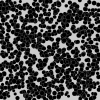
Frame 1 (no input)
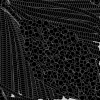
Frame 60 (the mouse pressed at the canvas centre just before this capture)
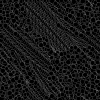
Frame 120 (the mouse held since frame 60 and released just before this capture)

The Processing sketch that drew these frames (run headless with seeded random() and noise(); from frame 60 on, the mouse is pressed at the canvas centre):

// Processing sketch: dotProduct_vector
// ── dotProduct_vector.pde
ArrayList<Mover> movers;

void setup() {
  size(100,100);
  movers = new ArrayList<Mover>();
  for(int i=0; i<1000; i++) {
    movers.add(new Mover()); 
  }
}

void draw() {
  //background(255);
  for(int i=0; i<movers.size(); i++) {
    Mover m1 = movers.get(i);
    m1.show();
    m1.move();
    for(int j=0; j<movers.size() && j!=i; j++) {
      Mover m2 = movers.get(j);
      m1.moveTogether(m2);
    }
  }

}

// ── mover.pde
class Mover {
 float randomV = 2;
 PVector loc;
 PVector A1 = new PVector(0,0);
 PVector A2 = new PVector(0,0);
 PVector V = new PVector(0,0);
 float sight = 30;
 float mass = random(3, 5);
 
 Mover() {
   loc = new PVector(random(width), random(height));
 }
 
 void show() {
   fill(0);
   circle(loc.x, loc.y, mass);
   noFill();
   strokeWeight(0.01);
   stroke(200);
   //circle(loc.x, loc.y, sight); 
 }
 
 void move() {
   A1.add(new PVector(random(-1*randomV,randomV), random(-1*randomV, randomV)));
   A1.add(A2);
   V.add(A1);
   A1.mult(0);
   V.limit(2);
   loc.add(V);
   
   if(loc.x>width) loc.x = 0;
   else if(loc.x<0) loc.x = width;
   else if(loc.y>height) loc.y = 0;
   else if(loc.y<0) loc.y = height;
 }
 
 void moveTogether(Mover m) {
   PVector movement = new PVector(m.loc.x*loc.x, m.loc.y*loc.y);
   if(dist(m.loc.x, m.loc.y, loc.x, loc.y)<sight) {
     movement.setMag(0.04);
     A2.sub(movement);
     m.A2.sub(movement);
   }
 }
}
